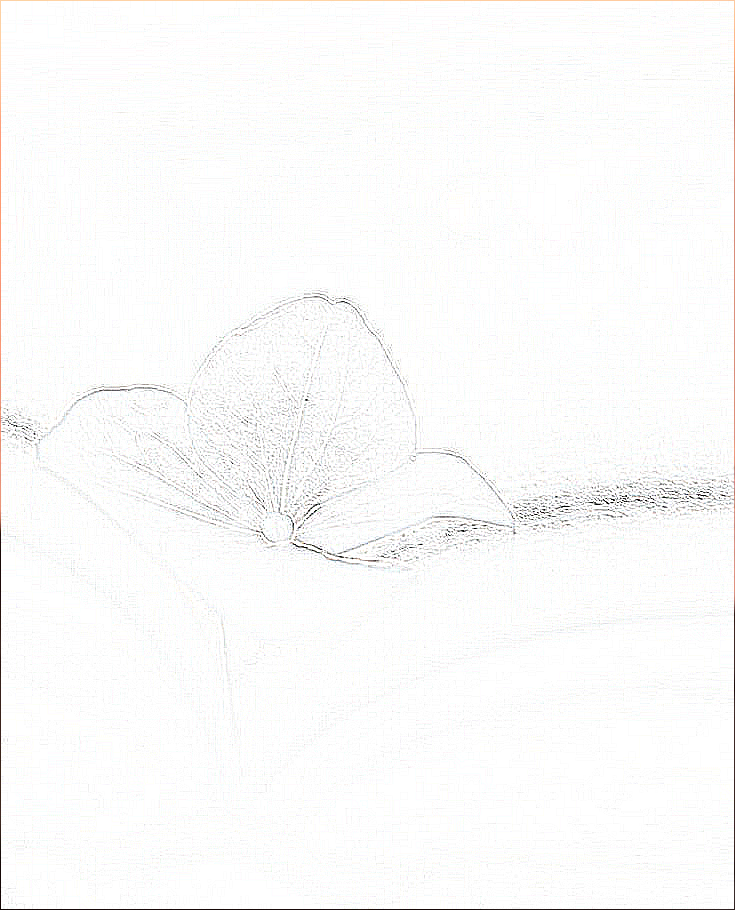

The script that saved this image:
from PIL import Image, ImageFilter

with Image.open('img.png')as pic_original:
    pic_original = pic_original.filter(ImageFilter.CONTOUR)
    pic_original.save('contur.png')
    pic_original.show()
